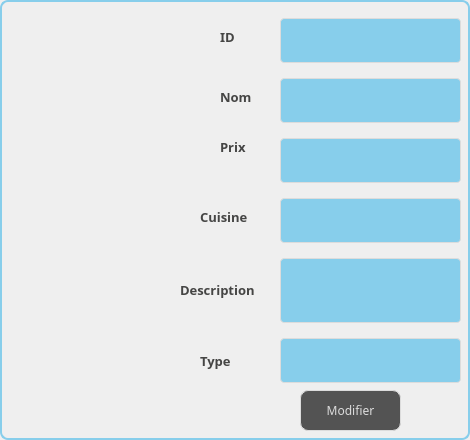
     <widget class="QWidget" name="tab_14">
      <property name="styleSheet">
       <string notr="true">border: 2px solid #87CEEB;
border-radius: 8px;
</string>
      </property>
      <attribute name="title">
       <string>Modifier Menu</string>
      </attribute>
      <widget class="QPushButton" name="modifmenub">
       <property name="geometry">
        <rect>
         <x>300</x>
         <y>390</y>
         <width>101</width>
         <height>41</height>
        </rect>
       </property>
       <property name="font">
        <font>
         <family>Segoe Print</family>
        </font>
       </property>
       <property name="styleSheet">
        <string notr="true">QPushButton {
color: #dcdcdc;
background:#535353;
border: none;

border: 1px solid #DCDCDC;
border-radius: 8px;
}
QPushButton:hover {
color:#fff;
background: #87CEEB;
border: none;
}</string>
       </property>
       <property name="text">
        <string>Modifier</string>
       </property>
      </widget>
      <widget class="QLineEdit" name="modifmenu2">
       <property name="geometry">
        <rect>
         <x>280</x>
         <y>70</y>
         <width>181</width>
         <height>61</height>
        </rect>
       </property>
       <property name="styleSheet">
        <string notr="true">QLineEdit {
  width: 100%;
  padding: 12px 20px;
  margin: 8px 0;
  display: inline-block;
  border: 1px solid #dcdcdc;
  border-radius: 4px;
  box-sizing: border-box;
  background: #87CEEB;
  color: #FFFFFF;
}</string>
       </property>
      </widget>
      <widget class="QLineEdit" name="modifmenu3">
       <property name="geometry">
        <rect>
         <x>280</x>
         <y>130</y>
         <width>181</width>
         <height>61</height>
        </rect>
       </property>
       <property name="styleSheet">
        <string notr="true">	QLineEdit {
  width: 100%;
  padding: 12px 20px;
  margin: 8px 0;
  display: inline-block;
  border: 1px solid #dcdcdc;
  border-radius: 4px;
  box-sizing: border-box;
  background: #87CEEB;
  color: #FFFFFF;
}</string>
       </property>
      </widget>
      <widget class="QLabel" name="label_43">
       <property name="geometry">
        <rect>
         <x>220</x>
         <y>90</y>
         <width>47</width>
         <height>14</height>
        </rect>
       </property>
       <property name="font">
        <font>
         <family>Segoe Print</family>
         <pointsize>-1</pointsize>
         <weight>75</weight>
         <bold>true</bold>
        </font>
       </property>
       <property name="styleSheet">
        <string notr="true">background-color: transparent;
	color: #454544;
	font-weight: bold;
	font-size: 13px;
border:none;</string>
       </property>
       <property name="text">
        <string>Nom</string>
       </property>
      </widget>
      <widget class="QLabel" name="label_44">
       <property name="geometry">
        <rect>
         <x>220</x>
         <y>140</y>
         <width>47</width>
         <height>14</height>
        </rect>
       </property>
       <property name="font">
        <font>
         <family>Segoe Print</family>
         <pointsize>-1</pointsize>
         <weight>75</weight>
         <bold>true</bold>
        </font>
       </property>
       <property name="styleSheet">
        <string notr="true">background-color: transparent;
	color: #454544;
	font-weight: bold;
	font-size: 13px;
border:none;</string>
       </property>
       <property name="text">
        <string>Prix</string>
       </property>
      </widget>
      <widget class="QLineEdit" name="modifmenu4">
       <property name="geometry">
        <rect>
         <x>280</x>
         <y>190</y>
         <width>181</width>
         <height>61</height>
        </rect>
       </property>
       <property name="styleSheet">
        <string notr="true">QLineEdit {
  width: 100%;
  padding: 12px 20px;
  margin: 8px 0;
  display: inline-block;
  border: 1px solid #dcdcdc;
  border-radius: 4px;
  box-sizing: border-box;
  background: #87CEEB;
  color: #FFFFFF;
}</string>
       </property>
      </widget>
      <widget class="QLabel" name="label_46">
       <property name="geometry">
        <rect>
         <x>200</x>
         <y>350</y>
         <width>61</width>
         <height>21</height>
        </rect>
       </property>
       <property name="font">
        <font>
         <family>Segoe Print</family>
         <pointsize>-1</pointsize>
         <weight>75</weight>
         <bold>true</bold>
        </font>
       </property>
       <property name="styleSheet">
        <string notr="true">background-color: transparent;
	color: #454544;
	font-weight: bold;
	font-size: 13px;
border:none;</string>
       </property>
       <property name="text">
        <string>Type</string>
       </property>
      </widget>
      <widget class="QLabel" name="label_47">
       <property name="geometry">
        <rect>
         <x>180</x>
         <y>280</y>
         <width>91</width>
         <height>20</height>
        </rect>
       </property>
       <property name="font">
        <font>
         <family>Segoe Print</family>
         <pointsize>-1</pointsize>
         <weight>75</weight>
         <bold>true</bold>
        </font>
       </property>
       <property name="styleSheet">
        <string notr="true">background-color: transparent;
	color: #454544;
	font-weight: bold;
	font-size: 13px;
border:none;</string>
       </property>
       <property name="text">
        <string>Description</string>
       </property>
      </widget>
      <widget class="QLineEdit" name="modifmenu">
       <property name="geometry">
        <rect>
         <x>280</x>
         <y>10</y>
         <width>181</width>
         <height>61</height>
        </rect>
       </property>
       <property name="styleSheet">
        <string notr="true">QLineEdit {
  width: 100%;
  padding: 12px 20px;
  margin: 8px 0;
  display: inline-block;
  border: 1px solid #dcdcdc;
  border-radius: 4px;
  box-sizing: border-box;
  background: #87CEEB;
  color: #FFFFFF;
}</string>
       </property>
      </widget>
      <widget class="QLabel" name="label_48">
       <property name="geometry">
        <rect>
         <x>220</x>
         <y>30</y>
         <width>47</width>
         <height>14</height>
        </rect>
       </property>
       <property name="font">
        <font>
         <family>Segoe Print</family>
         <pointsize>-1</pointsize>
         <weight>75</weight>
         <bold>true</bold>
        </font>
       </property>
       <property name="styleSheet">
        <string notr="true">background-color: transparent;
	color: #454544;
	font-weight: bold;
	font-size: 13px;
border:none;</string>
       </property>
       <property name="text">
        <string>ID</string>
       </property>
      </widget>
      <widget class="QLineEdit" name="modifmenu6">
       <property name="geometry">
        <rect>
         <x>280</x>
         <y>330</y>
         <width>181</width>
         <height>61</height>
        </rect>
       </property>
       <property name="styleSheet">
        <string notr="true">QLineEdit {
  width: 100%;
  padding: 12px 20px;
  margin: 8px 0;
  display: inline-block;
  border: 1px solid #dcdcdc;
  border-radius: 4px;
  box-sizing: border-box;
  background: #87CEEB;
  color: #FFFFFF;
}</string>
       </property>
      </widget>
      <widget class="QLineEdit" name="modifmenu5">
       <property name="geometry">
        <rect>
         <x>280</x>
         <y>250</y>
         <width>181</width>
         <height>81</height>
        </rect>
       </property>
       <property name="styleSheet">
        <string notr="true">QLineEdit {
  width: 100%;
  padding: 12px 20px;
  margin: 8px 0;
  display: inline-block;
  border: 1px solid #dcdcdc;
  border-radius: 4px;
  box-sizing: border-box;
  background: #87CEEB;
  color: #FFFFFF;
}</string>
       </property>
      </widget>
      <widget class="QLabel" name="label_45">
       <property name="geometry">
        <rect>
         <x>200</x>
         <y>210</y>
         <width>47</width>
         <height>14</height>
        </rect>
       </property>
       <property name="font">
        <font>
         <family>Segoe Print</family>
         <pointsize>-1</pointsize>
         <weight>75</weight>
         <bold>true</bold>
        </font>
       </property>
       <property name="styleSheet">
        <string notr="true">background-color: transparent;
	color: #454544;
	font-weight: bold;
	font-size: 13px;
border:none;</string>
       </property>
       <property name="text">
        <string>Cuisine</string>
       </property>
      </widget>
     </widget>
